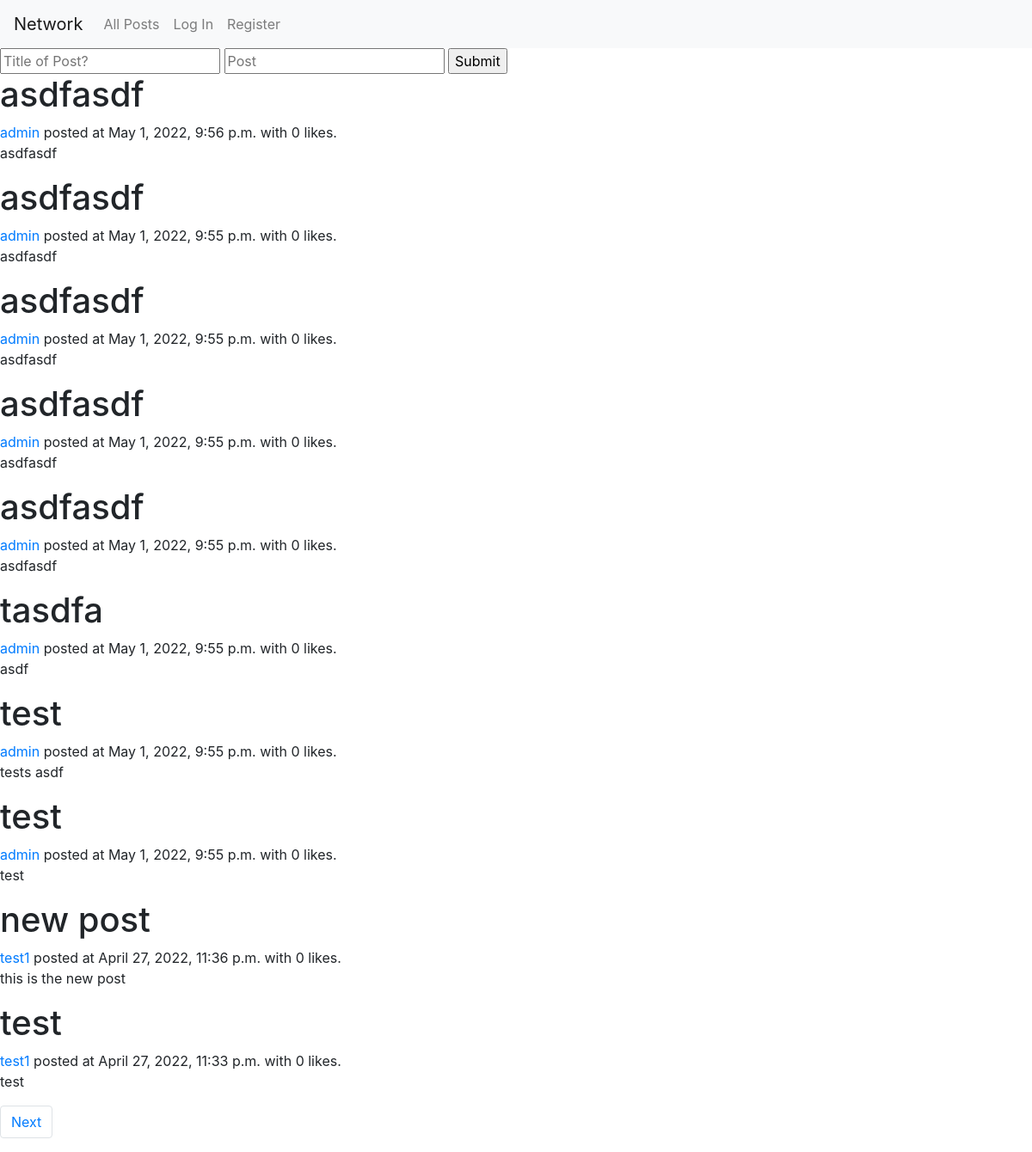
/, run on an earlier commit of the app's database.
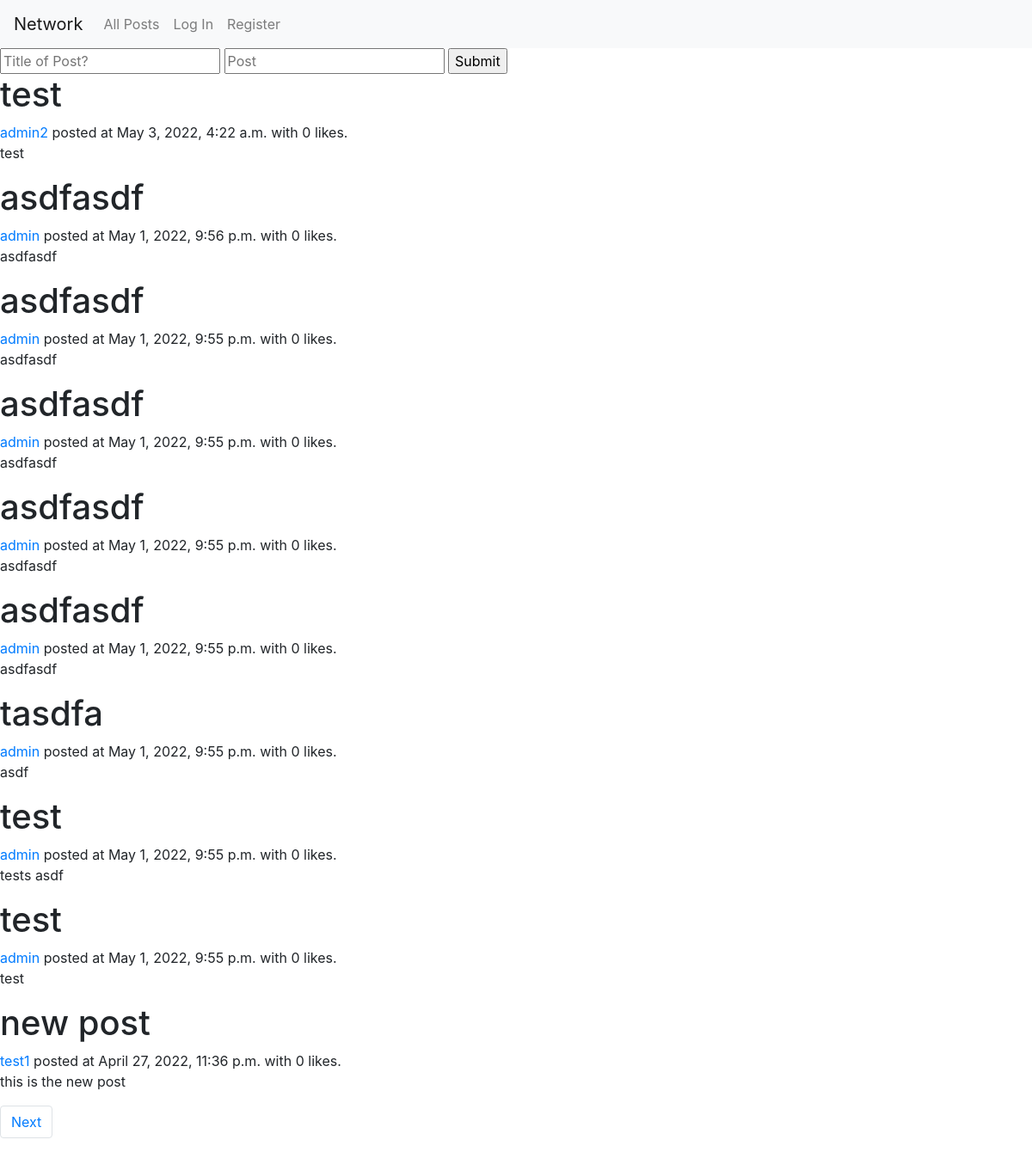
And on a later commit of the database.
### network/models.py (models this page shows, shortened)
class Post(models.Model):
    title = models.CharField(max_length=64)
    body = models.CharField(max_length=64)
    user = models.ForeignKey(User, on_delete=models.CASCADE, related_name="userPoster")
    timestamp = models.DateTimeField(auto_now_add=True)
    def amountOfLikes(self):
        return Like.objects.filter(post = self).count()

class User(AbstractUser):
    def amountOfFollowers(self):
        return Follow.objects.filter(followee = self).count()
    def amountOfFollowees(self):
        return Follow.objects.filter(follower = self).count()

### network/views.py (the view)
# urls.py: path("", views.index, name="index"),
def index(request):
    posts = Post.objects.all().order_by('-timestamp')
    paginator = Paginator(posts, 10)
    page = request.GET.get('page', 1)
    posts = paginator.page(page)
    return render(request, "network/index.html", {
        "posts": posts,
    })

### network/templates/network/index.html (shortened to what this page needs)
{% extends "network/layout.html" %}
    {% block body %}
    <form action="{% url 'create' %}" method="post">
        <input type="text" name="title" placeholder="Title of Post?">
        <input type="text" name="body" placeholder="Post">
        <input type="submit" placeholder="Post!">
    </form>
    {% for post in posts %}
        <div id="{{ post.id }}">
            <h1>{{ post.title }}</h1>
            <a href="{% url 'profile' post.user%}">{{ post.user}}</a> posted at {{ post.timestamp }} with
                {% if post.amountOfLikes == 1 %}
                    1 like.
                {% else %}
                    {{ post.amountOfLikes }} likes.
                {% endif %}
                <p class="post-body" id="body_{{ post.id }}">{{ post.body }}</p>
        </div>
    {% endfor %}
    {% if posts.has_other_pages %}
        <nav aria-label="Page navigation">
            <ul class="pagination">
            {% if posts.has_next %}
                <li class="page-item"><a class="page-link" href="?page={{ posts.next_page_number }}">Next</a></li>
            {% endif %}
            </ul>
        </nav>
    {% endif %}
{% endblock %}

What changed in the data, as far as the page shows it:
no longer on this page (row unchanged): Post: title "test", user "test1", timestamp "April 27, 2022, 11:33 p.m.", amountOfLikes "0", body "test"
added Post: title "test", user "admin2", timestamp "May 3, 2022, 4:22 a.m.", amountOfLikes "0", body "test"
